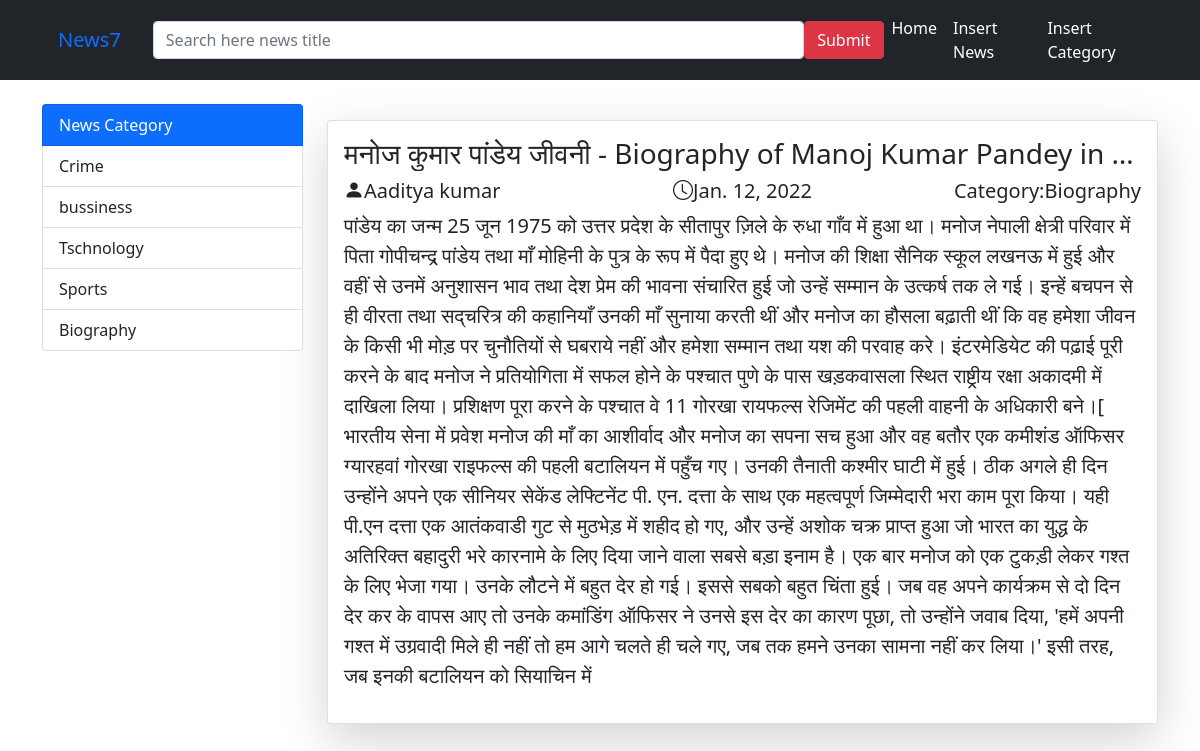
Page /view/2/ on the committed database.
### vlog/models.py (models this page shows, shortened)
class Category(models.Model):
    cat_title=models.CharField(max_length=200)

class Posts(models.Model):
    title=models.CharField(max_length=200)
    author=models.CharField(max_length=100)
    content=models.TextField(blank=False)
    cat_id=models.ForeignKey(Category,on_delete=models.CASCADE,blank=True,null=True)
    date=models.DateField()

### vlog/views.py (the view)
# urls.py: path("view/<int:id>/",view,name="view"),
def view(r,id):
    a=Posts.objects.get(pk=id)
    data={"i":a,
    "CallingCat":Category.objects.all(),
    }
    return render(r,"view.htm",data)

### template/view.htm (shortened to what this page needs)
{% load crispy_forms_tags %}
<!DOCTYPE html>
<html lang="en">
<head>
    <link href="https://cdn.jsdelivr.net/npm/bootstrap@5.1.3/dist/css/bootstrap.min.css" rel="stylesheet">
    <link rel="stylesheet" href="https://cdn.jsdelivr.net/npm/bootstrap-icons@1.7.2/font/bootstrap-icons.css">
</head>
<body>
    <nav class="navbar navbar-expand-lg navbar-dark bg-dark">
        <div class="container">
            <div class="navbar-brand"><a href="{% url 'Post' %}" class="nav-link">News7</a></div>
        <form action=" {% url 'search' %}" method="get" class="d-flex">
           <input type="search" name="search" class="form-control" placeholder="Search here news title" size="70">
           <input type="submit" name="submit" class="btn btn-danger">
        </form>
        <ul class="navbar-nav">
            <li class="nav-item"><a href="{% url 'Post' %}" class="nav-link text-white">Home</a></li>
            <li class="nav-item"><a href="" data-bs-toggle="" class="nav-link text-white">Insert News</a></li>
            <li class="nav-item"><a href="" data-bs-toggle="" class="nav-link text-white">Insert Category </a></li>
        </ul>
    </div>
    </nav>
    <div class="container">
        <div class="row mt-4">
            <div class="col-3 ">
                <div class="list-group sticky-top">
                    <div class="list-group-item list-group-item-action bg-primary text-white">News Category</div>
                    {% for x in CallingCat %}
                    <a href="{% url 'selectCat' x.id %}" class="list-group-item list-group-item-action">{{ x.cat_title}}</a>
                   {% endfor %}
                </div>
            </div>
            <div class="col-9">
                <div class="card shadow-lg mt-3">
                    <div class="card-body">
                        <h2 class="h3 text-truncate">{{i.title}}</h2>
                        <div class="row">
                            <div class="col-4">
                                <h5 class="text-mutted"><i class="bi bi-person-fill"></i>{{i.author}}</h5>
                            </div>
                            <div class="col-4">
                                 <h5 class="text-center"><i class="bi bi-clock"></i>{{ i.date}}</h5>
                            </div>
                            <div class="col-4">
                                <h5 class="float-end">Category:{{ i.cat_id.cat_title}}</h5>
                            </div>
                        </div>
                        <p class="lead ">{{i.content}}</p>
                    </div>
                </div>
            </div>
        </div>
    </div>
</body>
</html>

### rows in the picture
Category: cat_title "Crime"
Category: cat_title "bussiness"
Category: cat_title "Tschnology"
Category: cat_title "Sports"
Category: cat_title "Biography"
Posts: title "मनोज कुमार पांडेय जीवनी - Biography of Manoj Kumar Pandey in…", author "Aaditya kumar", date "Jan. 12, 2022", cat_id.cat_title "Biography", content "पांडेय का जन्म 25 जून 1975 को उत्तर प्रदेश के सीतापुर ज़िले के रुधा गाँव में हुआ था। मनोज नेपाली क्षेत्री परिवार में पिता गोपीचन्द्र पांडेय तथा माँ मोहिनी के पुत्र के रूप में पैदा हुए थे। मनोज की शिक्षा सैनिक स्कूल लखनऊ में हुई और वहीं से उनमें अनुशासन भाव तथा देश प्रेम की भावना संचारित हुई जो उन्हें सम्मान के उत्कर्ष तक ले गई। इन्हें बचपन से ही वीरता तथा सद्चरित्र की कहानियाँ उनकी माँ सुनाया करती थीं और मनोज का हौसला बढ़ाती थीं कि वह हमेशा जीवन के किसी भी मोड़ पर चुनौतियों से घबराये नहीं और हमेशा सम्मान तथा यश की परवाह करे। इंटरमेडियेट की पढ़ाई पूरी करने के बाद मनोज ने प्रतियोगिता में सफल होने के पश्चात पुणे के पास खड़कवासला स्थित राष्ट्रीय रक्षा अकादमी में दाखिला लिया। प्रशिक्षण पूरा करने…"
